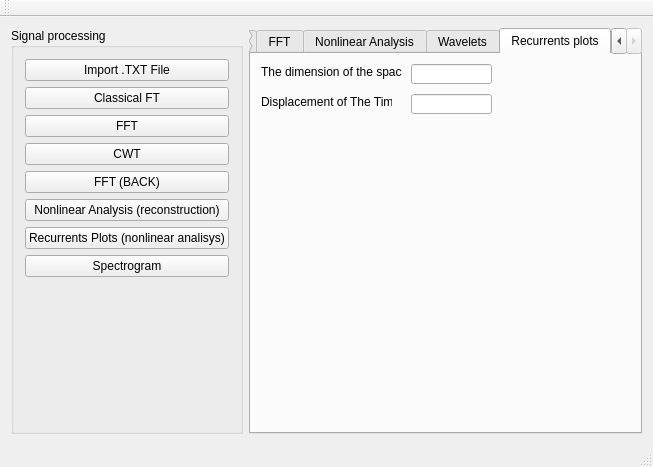
<?xml version="1.0" encoding="UTF-8"?>
<ui version="4.0">
 <class>MainWindow</class>
 <widget class="QMainWindow" name="MainWindow">
  <property name="geometry">
   <rect>
    <x>0</x>
    <y>0</y>
    <width>653</width>
    <height>467</height>
   </rect>
  </property>
  <property name="windowTitle">
   <string>Vibrations</string>
  </property>
  <widget class="QWidget" name="centralWidget">
   <layout class="QHBoxLayout" name="horizontalLayout">
    <item>
     <widget class="QGroupBox" name="groupBox">
      <property name="title">
       <string>Signal processing</string>
      </property>
      <layout class="QVBoxLayout" name="verticalLayout">
       <item>
        <widget class="QPushButton" name="pushButton">
         <property name="text">
          <string>Import .TXT File</string>
         </property>
        </widget>
       </item>
       <item>
        <widget class="QPushButton" name="pushButton_9">
         <property name="text">
          <string>Classical FT</string>
         </property>
        </widget>
       </item>
       <item>
        <widget class="QPushButton" name="pushButton_2">
         <property name="text">
          <string>FFT</string>
         </property>
        </widget>
       </item>
       <item>
        <widget class="QPushButton" name="pushButton_3">
         <property name="text">
          <string>CWT</string>
         </property>
        </widget>
       </item>
       <item>
        <widget class="QPushButton" name="pushButton_4">
         <property name="text">
          <string>FFT (BACK)</string>
         </property>
        </widget>
       </item>
       <item>
        <widget class="QPushButton" name="pushButton_5">
         <property name="text">
          <string>Nonlinear Analysis (reconstruction)</string>
         </property>
        </widget>
       </item>
       <item>
        <widget class="QPushButton" name="pushButton_6">
         <property name="text">
          <string>Recurrents Plots (nonlinear analisys)</string>
         </property>
        </widget>
       </item>
       <item>
        <widget class="QPushButton" name="pushButton_8">
         <property name="text">
          <string>Spectrogram</string>
         </property>
        </widget>
       </item>
       <item>
        <widget class="QLabel" name="label_11">
         <property name="text">
          <string/>
         </property>
        </widget>
       </item>
      </layout>
     </widget>
    </item>
    <item>
     <widget class="QTabWidget" name="tabWidget">
      <property name="autoFillBackground">
       <bool>false</bool>
      </property>
      <property name="tabPosition">
       <enum>QTabWidget::North</enum>
      </property>
      <property name="currentIndex">
       <number>4</number>
      </property>
      <property name="documentMode">
       <bool>false</bool>
      </property>
      <widget class="QWidget" name="Tab">
       <attribute name="title">
        <string>General</string>
       </attribute>
       <widget class="QLabel" name="label">
        <property name="geometry">
         <rect>
          <x>10</x>
          <y>10</y>
          <width>121</width>
          <height>16</height>
         </rect>
        </property>
        <property name="text">
         <string>Sampling Frequency(Hz)</string>
        </property>
       </widget>
       <widget class="QLineEdit" name="lineEdit">
        <property name="geometry">
         <rect>
          <x>130</x>
          <y>10</y>
          <width>71</width>
          <height>20</height>
         </rect>
        </property>
       </widget>
      </widget>
      <widget class="QWidget" name="tab_2">
       <attribute name="title">
        <string>FFT</string>
       </attribute>
       <widget class="QGroupBox" name="groupBox_2">
        <property name="geometry">
         <rect>
          <x>10</x>
          <y>10</y>
          <width>291</width>
          <height>80</height>
         </rect>
        </property>
        <property name="title">
         <string>Filtering</string>
        </property>
        <widget class="QLabel" name="label_2">
         <property name="geometry">
          <rect>
           <x>10</x>
           <y>20</y>
           <width>81</width>
           <height>16</height>
          </rect>
         </property>
         <property name="text">
          <string>High frequency</string>
         </property>
        </widget>
        <widget class="QLineEdit" name="lineEdit_2">
         <property name="geometry">
          <rect>
           <x>90</x>
           <y>20</y>
           <width>71</width>
           <height>20</height>
          </rect>
         </property>
        </widget>
        <widget class="QLabel" name="label_3">
         <property name="geometry">
          <rect>
           <x>10</x>
           <y>50</y>
           <width>71</width>
           <height>16</height>
          </rect>
         </property>
         <property name="text">
          <string>Low frequency</string>
         </property>
        </widget>
        <widget class="QLineEdit" name="lineEdit_3">
         <property name="geometry">
          <rect>
           <x>90</x>
           <y>50</y>
           <width>71</width>
           <height>20</height>
          </rect>
         </property>
        </widget>
       </widget>
       <widget class="QPushButton" name="pushButton_7">
        <property name="geometry">
         <rect>
          <x>10</x>
          <y>100</y>
          <width>75</width>
          <height>23</height>
         </rect>
        </property>
        <property name="text">
         <string>Filtering</string>
        </property>
       </widget>
      </widget>
      <widget class="QWidget" name="tab">
       <attribute name="title">
        <string>Nonlinear Analysis</string>
       </attribute>
       <widget class="QLabel" name="label_4">
        <property name="geometry">
         <rect>
          <x>10</x>
          <y>20</y>
          <width>131</width>
          <height>16</height>
         </rect>
        </property>
        <property name="text">
         <string>The dimension of the space</string>
        </property>
       </widget>
       <widget class="QLineEdit" name="lineEdit_4">
        <property name="geometry">
         <rect>
          <x>150</x>
          <y>20</y>
          <width>61</width>
          <height>20</height>
         </rect>
        </property>
       </widget>
       <widget class="QLabel" name="label_9">
        <property name="geometry">
         <rect>
          <x>10</x>
          <y>50</y>
          <width>131</width>
          <height>16</height>
         </rect>
        </property>
        <property name="text">
         <string>Displacement of the time</string>
        </property>
       </widget>
       <widget class="QLineEdit" name="lineEdit_8">
        <property name="geometry">
         <rect>
          <x>150</x>
          <y>50</y>
          <width>61</width>
          <height>20</height>
         </rect>
        </property>
       </widget>
      </widget>
      <widget class="QWidget" name="tab_3">
       <attribute name="title">
        <string>Wavelets</string>
       </attribute>
       <widget class="QLabel" name="label_5">
        <property name="geometry">
         <rect>
          <x>10</x>
          <y>10</y>
          <width>51</width>
          <height>16</height>
         </rect>
        </property>
        <property name="text">
         <string>Wavelet</string>
        </property>
       </widget>
       <widget class="QComboBox" name="comboBox">
        <property name="geometry">
         <rect>
          <x>50</x>
          <y>10</y>
          <width>121</width>
          <height>22</height>
         </rect>
        </property>
        <item>
         <property name="text">
          <string>MHAT</string>
         </property>
        </item>
        <item>
         <property name="text">
          <string>MORLE</string>
         </property>
        </item>
       </widget>
       <widget class="QLabel" name="label_7">
        <property name="geometry">
         <rect>
          <x>10</x>
          <y>60</y>
          <width>141</width>
          <height>16</height>
         </rect>
        </property>
        <property name="text">
         <string>The number of points (Time)</string>
        </property>
       </widget>
       <widget class="QLineEdit" name="lineEdit_6">
        <property name="geometry">
         <rect>
          <x>172</x>
          <y>60</y>
          <width>91</width>
          <height>20</height>
         </rect>
        </property>
       </widget>
       <widget class="QLabel" name="label_8">
        <property name="geometry">
         <rect>
          <x>10</x>
          <y>100</y>
          <width>151</width>
          <height>16</height>
         </rect>
        </property>
        <property name="text">
         <string>The number of points (Period)</string>
        </property>
       </widget>
       <widget class="QLineEdit" name="lineEdit_7">
        <property name="geometry">
         <rect>
          <x>170</x>
          <y>100</y>
          <width>91</width>
          <height>20</height>
         </rect>
        </property>
       </widget>
      </widget>
      <widget class="QWidget" name="tab_4">
       <attribute name="title">
        <string>Recurrents plots</string>
       </attribute>
       <widget class="QLabel" name="label_6">
        <property name="geometry">
         <rect>
          <x>10</x>
          <y>10</y>
          <width>141</width>
          <height>16</height>
         </rect>
        </property>
        <property name="text">
         <string>The dimension of the space</string>
        </property>
       </widget>
       <widget class="QLineEdit" name="lineEdit_5">
        <property name="geometry">
         <rect>
          <x>160</x>
          <y>10</y>
          <width>81</width>
          <height>20</height>
         </rect>
        </property>
       </widget>
       <widget class="QLabel" name="label_10">
        <property name="geometry">
         <rect>
          <x>10</x>
          <y>40</y>
          <width>131</width>
          <height>16</height>
         </rect>
        </property>
        <property name="text">
         <string>Displacement of The Time</string>
        </property>
       </widget>
       <widget class="QLineEdit" name="lineEdit_9">
        <property name="geometry">
         <rect>
          <x>160</x>
          <y>40</y>
          <width>81</width>
          <height>20</height>
         </rect>
        </property>
       </widget>
      </widget>
     </widget>
    </item>
   </layout>
  </widget>
  <widget class="QToolBar" name="mainToolBar">
   <attribute name="toolBarArea">
    <enum>TopToolBarArea</enum>
   </attribute>
   <attribute name="toolBarBreak">
    <bool>false</bool>
   </attribute>
  </widget>
  <widget class="QStatusBar" name="statusBar"/>
  <widget class="QMenuBar" name="menuBar">
   <property name="geometry">
    <rect>
     <x>0</x>
     <y>0</y>
     <width>653</width>
     <height>21</height>
    </rect>
   </property>
  </widget>
 </widget>
 <layoutdefault spacing="6" margin="11"/>
 <resources/>
 <connections/>
</ui>
